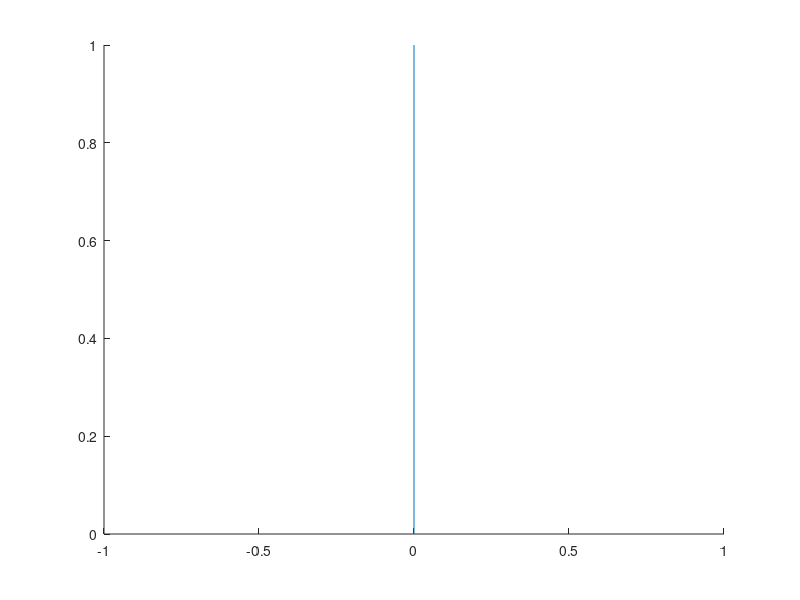

This figure's MATLAB source:
function lineHandles = vline(x, linePropertiesList, label, textPosition, textPropertiesList, axesHandle, isLineColorSynchronizedWithText)

% Draw vectical lines (specified by a vector of x)
%
% Except the first argument 'x', everything else are optional. 
% To preserve input argument order, enter [] for unused input arguments
%
% label:        simple strings applies to all lines
%               cell strings applies to each line
% textPosition: [x, y] bewteen 0 and 1 relative to the 'lower' end
%
% Properties lists are unpacked as tail input arguments to text/plot():
% linePropertiesList: a cell that specify properties in plot()
%                     it can also be used to specify line types in plot()
%                     [simple string input will be converted to cellstr]
% textPropertiesList: a cell that specify properties in text()
%
% isLineColorSynchronizedWithText: by default it's true. 
%                                  Effects might override textPropertiesList
%
% Example:
%
%   figure, t = 0:0.01:2*pi; X=sin(t); Y=cos(t); plot(t', [X', Y'])
%
%   Simple usage: default plot() settings, no label, current axes
%       vline([0.5 1]*pi);
%
%   Simple line control: 
%       vline([0.5 1]*pi, 'r:');
%
%   Advanced line control: 
%       vline([0.5 1]*pi, {'r:', 'LineWidth', 5});
%
%   Display simple labels: default text() settings, sync colors
%       vline([0.5 1]*pi, ':', {'pi/2', 'pi'});
%
%   Control text position (move label to top) & orientation, TeX display
%       vline([0.5 1]*pi, ':', {'\pi/2', '\pi'}, [0 1], {'Rotation', 90, 'Interpreter', 'tex'});

% Author:      Hoi Wong (wonghoi.ee@gmail.com)
% Date:        02/14/2008
%
% Updated:     12/05/2011 (Added textPropertiesList to take in text properties)
%              12/05/2011 (Added rotated text position management)
%              03/11/2011 (Refactored to enable linePropertiesList, textPropertiesList, isLineColorSynchronizedWithText)
%
% Acknowledgement:  It was based on vline() written by Brandon Kuczenski.

    if (nargin < 1),  x = 0;  end
    if( ~isvector(x) )
        error('x must be a vector');
    else
        x=x(:);     % Make sure it's column vector
    end

    if( ~exist('label', 'var') )                label = [];                 end
    if( ~exist('textPosition', 'var') )         textPosition = [];          end
    if( ~exist('linePropertiesList', 'var') )   linePropertiesList = {};    end
    if( ~exist('textPropertiesList', 'var') )   textPropertiesList = {};    end
    if( ~exist('axesHandle', 'var') )           axesHandle = gca;           end
    if( ~exist('isLineColorSynchronizedWithText', 'var') )    
        isLineColorSynchronizedWithText = true;    
    end
    
    if( isempty(axesHandle) )           axesHandle = gca;           end
    if( isempty(textPropertiesList) )   textPropertiesList = {};    end
    if( isempty(linePropertiesList) )   linePropertiesList = {};    end      
    
    if( ~ishandle(axesHandle) )
        error('axesHandle specified is invalid (either empty or real graphics handle please)');
    end
    if( ischar(linePropertiesList) )    linePropertiesList = {linePropertiesList};    end
        
    if( isempty(textPosition) )
        textPositionX = 0.02;
        textPositionY = 0.02;
        % Overwrite the settings under certain conditions
        rotationParameterIndex = find(strcmpi('Rotation', textPropertiesList));
        if( ~isempty(rotationParameterIndex) )
            textRotationAngle = textPropertiesList{rotationParameterIndex+1};
            if(textRotationAngle==90)
                textPositionX = 0;
                textPositionY = 0;                
            end
        end
    elseif( isscalar(textPosition) )
        textPositionX = 0.02;
        textPositionY = textPosition; 
    elseif( length(textPosition)~=2 )
        error('Invalid textPosition');
    else
        textPositionX = textPosition(1);
        textPositionY = textPosition(2);
    end
    clear textPosition;     % Avoid typos for similarly named variables
    
    holdState = ishold(axesHandle);
    hold(axesHandle, 'on');
    
    yLimits=get(axesHandle,'ylim');             % Row vector    
    Ylimits=repmat(yLimits', 1, length(x));
    
    % Example: for horizontal lines
    % X = [2 5        Y = [3 3
    %      2 5];           4 4];
                
    lineHandles = plot(axesHandle, [x';x'], Ylimits, linePropertiesList{:});
    
    if( ~isempty(label) )
        xLimits = get(axesHandle,'xlim');
        xLowerLimit = xLimits(2);
        xUpperLimit = xLimits(1);        
        xRange      = xUpperLimit - xLowerLimit;
        xPosition   = x+textPositionX*xRange;
        
        yUpperLimit = yLimits(2);
        yLowerLimit = yLimits(1);
        yRange      = yUpperLimit - yLowerLimit;
        yPosition   = yLowerLimit+textPositionY*yRange;
        Yposition   = repmat(yPosition, length(x), 1);
        
        % Each element of textHandles corresponds to a line
        textHandles = text(xPosition, Yposition, label, 'Parent', axesHandle, textPropertiesList{:});
    
        % Set the text colors to be identical to line colors
        if( isLineColorSynchronizedWithText )
            arrayfun(@(k) set( textHandles(k), 'color', get(lineHandles(k), 'color') ), 1:length(x));
        end
        
    end
    
    if( holdState==false )
        hold(axesHandle, 'off');
    end
    % this last part is so that it doesn't show up on legends
    set(lineHandles,'tag','vline','handlevisibility','off')

    if (nargout == 0),  clear lineHandles;  end
